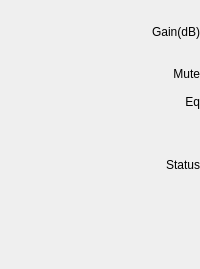
    <widget class="QWidget" name="widget" native="true">
     <layout class="QVBoxLayout" name="verticalLayout_2">
      <property name="spacing">
       <number>5</number>
      </property>
      <property name="leftMargin">
       <number>0</number>
      </property>
      <property name="topMargin">
       <number>7</number>
      </property>
      <property name="rightMargin">
       <number>0</number>
      </property>
      <item>
       <widget class="QLabel" name="label_9">
        <property name="minimumSize">
         <size>
          <width>50</width>
          <height>50</height>
         </size>
        </property>
        <property name="text">
         <string>Gain(dB)</string>
        </property>
        <property name="alignment">
         <set>Qt::AlignRight|Qt::AlignTrailing|Qt::AlignVCenter</set>
        </property>
        <property name="wordWrap">
         <bool>true</bool>
        </property>
       </widget>
      </item>
      <item>
       <widget class="QLabel" name="label">
        <property name="minimumSize">
         <size>
          <width>0</width>
          <height>23</height>
         </size>
        </property>
        <property name="text">
         <string>Mute</string>
        </property>
        <property name="alignment">
         <set>Qt::AlignRight|Qt::AlignTrailing|Qt::AlignVCenter</set>
        </property>
       </widget>
      </item>
      <item>
       <widget class="QLabel" name="label_2">
        <property name="minimumSize">
         <size>
          <width>0</width>
          <height>23</height>
         </size>
        </property>
        <property name="text">
         <string>Eq</string>
        </property>
        <property name="alignment">
         <set>Qt::AlignRight|Qt::AlignTrailing|Qt::AlignVCenter</set>
        </property>
       </widget>
      </item>
      <item>
       <spacer name="verticalSpacer">
        <property name="orientation">
         <enum>Qt::Vertical</enum>
        </property>
        <property name="sizeHint" stdset="0">
         <size>
          <width>20</width>
          <height>40</height>
         </size>
        </property>
       </spacer>
      </item>
      <item>
       <widget class="QLabel" name="label_11">
        <property name="minimumSize">
         <size>
          <width>0</width>
          <height>100</height>
         </size>
        </property>
        <property name="sizeIncrement">
         <size>
          <width>0</width>
          <height>0</height>
         </size>
        </property>
        <property name="text">
         <string>Status</string>
        </property>
        <property name="alignment">
         <set>Qt::AlignRight|Qt::AlignTop|Qt::AlignTrailing</set>
        </property>
       </widget>
      </item>
     </layout>
    </widget>
